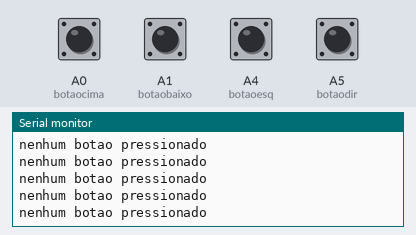
Simulated run of this program. Board: Arduino Uno, built with avr-gcc and run on an emulated ATmega328P. On the bench: the last lines printed to the serial monitor. The inputs (shaded band) are chosen by the test bench; at power-on: A0 (botaocima), A1 (botaobaixo), A4 (botaoesq), A5 (botaodir) HIGH.

Above: at 1.2 s.
1.3 s: A0 (botaocima) pulled LOW for 0.15 s
At 1.48 s:
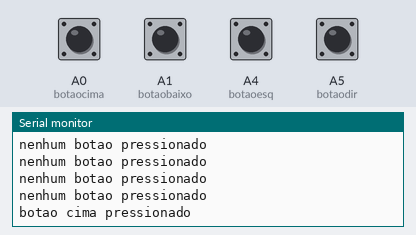
2.9 s: A1 (botaobaixo) pulled LOW for 0.15 s
At 3.13 s:
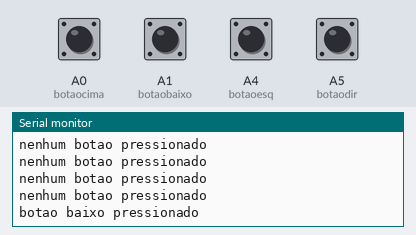
4.5 s: A4 (botaoesq) pulled LOW for 0.15 s
At 4.64 s:
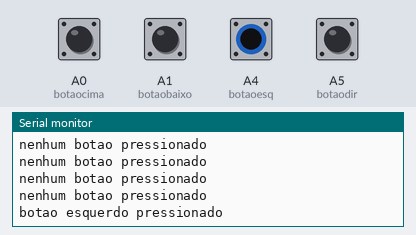
6.1 s: A5 (botaodir) pulled LOW for 0.15 s
At 6.29 s:
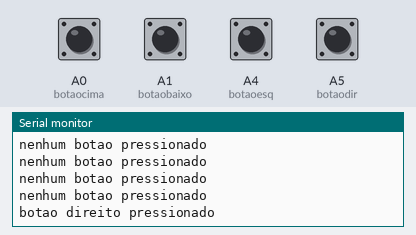

The program:

main.cpp
```cpp
#include <Arduino.h>
// Definição dos pinos dos botões
int botaoesq = A4; // pino BOTAO ESQUERDO
int botaodir = A5; // Pino do BOTAO DIREITO
int botaocima = A0; // Pino do botao 1 aquecimento
int botaobaixo = A1; // Pino do botão 2 resfriamento
int estado = 0; // variável de estado

void setup() {
// CONFIGURACAO DOS BOTOES
  pinMode(botaoesq, INPUT_PULLUP);
  pinMode(botaodir, INPUT_PULLUP);
  pinMode(botaocima, INPUT_PULLUP);
  pinMode(botaobaixo, INPUT_PULLUP);
  Serial.begin(9600);
}

void loop() {
  // LEITURA DOS BOTOES
  int a = digitalRead(botaoesq);
  int b = digitalRead(botaodir);
  int c = digitalRead(botaocima);
  int d = digitalRead(botaobaixo);
// LOGICA DE FUNCIONAMENTO
  if (a == HIGH && b == HIGH && c == HIGH && d == HIGH) {
    estado = 0; // QUANDO NENHUM BOTAO FOR PRESSIONADO
  } else if (a == LOW && b == HIGH && c == HIGH && d == HIGH) {
    estado = 1; // QUANDO O BOTAO ESQUERDO FOR PRESSIONADO
  } else if (a == HIGH && b == LOW && c == HIGH && d == HIGH) {
    estado = 2; // QUANDO O BOTAO DIREITO FOR PRESSIONADO
  } else if (a == HIGH && b == HIGH && c == LOW && d == HIGH) {
    estado = 3; // QUANDO O BOTAO CIMA FOR PRESSIONADO
  } else if (a == HIGH && b == HIGH && c == HIGH && d == LOW) {
    estado = 4; // QUANDO O BOTAO BAIXO FOR PRESSIONADO
  } else {
  // SE MAIS DE UM BOTAO FOR PRESSIONADO
    estado = 0;
  }
// AÇÕES DE CADA ESTADO
  switch (estado) {
    case 0:
      Serial.println("nenhum botao pressionado");
      break; // QUANDO NENHUM BOTAO FOR PRESSIONADO
    case 1:
      Serial.println("botao esquerdo pressionado");
      break; // QUANDO O BOTAO ESQUERDO FOR PRESSIONADO
    case 2:
      Serial.println("botao direito pressionado");
      break; // QUANDO O BOTAO DIREITO FOR PRESSIONADO
    case 3:
      Serial.println("botao cima pressionado");
      break; // QUANDO O BOTAO CIMA FOR PRESSIONADO
    case 4:
      Serial.println("botao baixo pressionado");
      break; // QUANDO O BOTAO BAIXO FOR PRESSIONADO
  }
// PEQUENO DELAY PARA EVITAR LEITURAS RAPIDAS DEMAIS
  delay(150);
}
```

Measured:
- after the input at 1.3 s, the serial monitor: prints a new line after 0.05 s (image 1)
- after the input at 2.9 s, the serial monitor: prints a new line after 0.10 s (image 2)
- after the input at 4.5 s, the serial monitor: prints a new line at once (image 3)
- after the input at 6.1 s, the serial monitor: prints a new line after 0.06 s (image 4)
